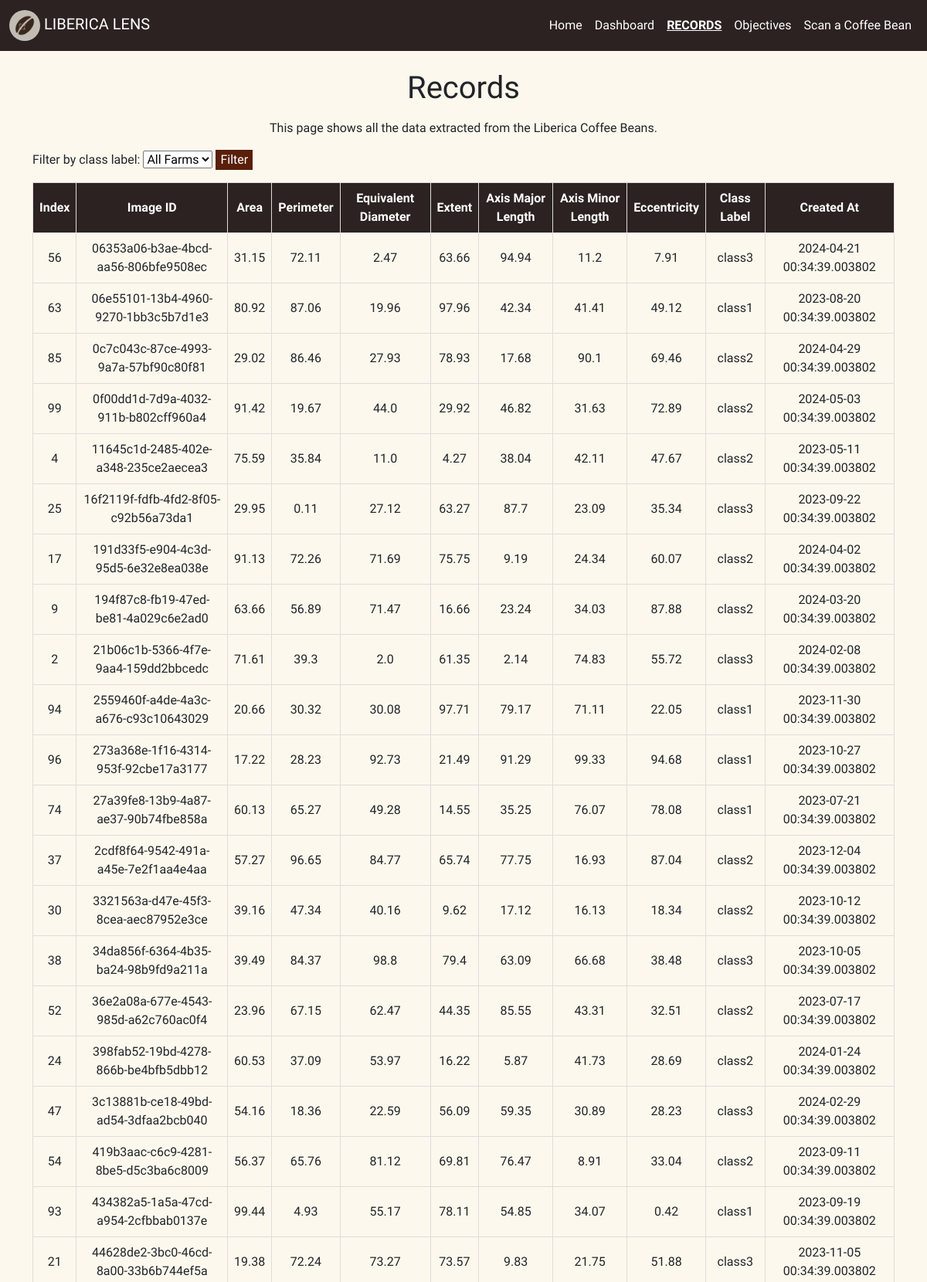
/records?page=1&sort_by=image_id&sort_order=asc (upper part), run on the app's committed database.
### app.py (models this page shows)
class LibericaBeanMetadata(db.Model):
    id = db.Column(db.Integer, primary_key=True)
    filepath = db.Column(db.String)
    image_id = db.Column(db.String)
    area = db.Column(db.Float)
    perimeter = db.Column(db.Float)
    equivalent_diameter = db.Column(db.Float)
    extent = db.Column(db.Float)
    mean_intensity = db.Column(db.Float)
    solidity = db.Column(db.Float)
    convex_area = db.Column(db.Float)
    axis_major_length = db.Column(db.Float)
    axis_minor_length = db.Column(db.Float)
    eccentricity = db.Column(db.Float)
    class_label = db.Column(db.String)
    created_at = db.Column(db.DateTime(timezone=True), default=get_current_timestamp)

### app.py (the view)
@app.route('/records')
def records():
    data = LibericaBeanMetadata.query.all()
    page_size = 100
    page = int(request.args.get('page', 1))  # get the current page from the query string
    sort_by = request.args.get('sort_by', 'id')  # get the column to sort by
    sort_order = request.args.get('sort_order', 'asc')  # get the sort order (asc or desc)
    class_label = request.args.get('class_label')  # get the class label for filtering
    class_labels = set(d.class_label for d in data)
    if class_label:
        data = [d for d in data if d.class_label == class_label]
    total_pages = math.ceil(len(data) / page_size)
    start = (page - 1) * page_size
    end = start + page_size
    paginated_data = data[start:end]
    if sort_by and sort_order:
        if sort_order == 'asc':
            paginated_data = sorted(paginated_data, key=lambda x: getattr(x, sort_by))
        else:
            paginated_data = sorted(paginated_data, key=lambda x: getattr(x, sort_by), reverse=True)
    return render_template('records.html', data=paginated_data, page=page, total_pages=total_pages, sort_by=sort_by, sort_order=sort_order, class_labels=class_labels, class_label=class_label)

### templates/records.html (shortened to what this page needs)
<!DOCTYPE html>
<html lang="en">
  <head>
    <link
      href="https://cdn.jsdelivr.net/npm/bootstrap@5.3.2/dist/css/bootstrap.min.css"
      rel="stylesheet"
    />
    <link
      rel="stylesheet"
      href="https://cdnjs.cloudflare.com/ajax/libs/twitter-bootstrap/5.3.0/css/bootstrap.min.css"
    />
    <link
      rel="stylesheet"
      href="https://cdn.datatables.net/2.0.5/css/dataTables.bootstrap5.css"
    />
    <link
      rel="stylesheet"
      type="text/css"
      href="{{ url_for('static', filename='CSS/style.css') }}"
    />
  </head>
  <body>
    <header>
      <nav class="navbar navbar-expand-lg">
        <div class="container-fluid">
          <a class="navbar-brand text-uppercase" href="/">
            <img
              src="{{ url_for('static', filename='IMG/liberica_lens_icon.png') }}"
              alt="Logo"
              width="30"
              height="24"
            />
            Liberica Lens
          </a>
          <div class="collapse navbar-collapse" id="navbar-menu">
            <ul class="navbar-nav ms-auto mb-2 mb-lg-0">
              <li class="nav-item">
                <a class="nav-link" href="/">Home</a>
              </li>
              <li class="nav-item">
                <a class="nav-link" href="/dashboard">Dashboard</a>
              </li>
              <li class="nav-item">
                <a class="nav-link active text-uppercase" href="/records"
                  >Records</a
                >
              </li>
              <li class="nav-item">
                <a class="nav-link" href="/objectives">Objectives</a>
              </li>
              <li class="nav-item">
                <a class="nav-link" href="/scan">Scan a Coffee Bean</a>
              </li>
            </ul>
          </div>
        </div>
      </nav>
    </header>
    <main>
      <div class="container mt-4">
        <h1 class="text-center mb-3">Records</h1>
        <div class="container">
          <p class="text-center">
            This page shows all the data extracted from the Liberica Coffee
            Beans.
          </p>
        </div>
        <form action="/records" method="get">
          <label for="class_label">Filter by class label:</label>
          <select id="class_label" name="class_label">
            <option value="">All Farms</option>
          </select>
          <button class="filter-button mb-3 " type="submit">Filter</button>
        </form>
        <div class="container-records">
          <table id="myTable">
            <thead>
              <tr>
                <th class="text-center">
                  <a
                    href="{{ url_for('records', page=page, sort_by='id', sort_order='asc' if sort_by!= 'id' or sort_order!= 'asc' else 'desc', class_label=class_label) }}"
                    style="text-decoration: none; color: white"
                    >Index</a
                  >
                </th>
                <th class="text-center">
                  <a
                    href="{{ url_for('records', page=page, sort_by='image_id', sort_order='asc' if sort_by!= 'image_id' or sort_order!= 'asc' else 'desc', class_label=class_label) }}"
                    style="text-decoration: none; color: white"
                    >Image ID</a
                  >
                </th>
                <th class="text-center">
                  <a
                    href="{{ url_for('records', page=page, sort_by='area', sort_order='asc' if sort_by!= 'area' or sort_order!= 'asc' else 'desc', class_label=class_label) }}"
                    style="text-decoration: none; color: white"
                    >Area</a
                  >
                </th>
                <th class="text-center">
                  <a
                    href="{{ url_for('records',page=page, sort_by='perimeter', sort_order='asc' if sort_by!= 'perimeter' or sort_order!= 'asc' else 'desc', class_label=class_label) }}"
                    style="text-decoration: none; color: white"
                    >Perimeter</a
                  >
                </th>
                <th class="text-center">
                  <a
                    href="{{ url_for('records', page=page, sort_by='equivalent_diameter', sort_order='asc' if sort_by!= 'equivalent_diameter' or sort_order!= 'asc' else 'desc', class_label=class_label) }}"
                    style="text-decoration: none; color: white"
                    >Equivalent Diameter</a
                  >
                </th>
                <th class="text-center">
                  <a
                    href="{{ url_for('records', page=page, sort_by='extent', sort_order='asc' if sort_by!= 'extent' or sort_order!= 'asc' else 'desc', class_label=class_label) }}"
                    style="text-decoration: none; color: white"
                    >Extent</a
                  >
                </th>
                <th class="text-center">
                  <a
                    href="{{ url_for('records', page=page, sort_by='axis_major_length', sort_order='asc' if sort_by!= 'axis_major_length' or sort_order!= 'asc' else 'desc', class_label=class_label) }}"
                    style="text-decoration: none; color: white"
                    >Axis Major Length</a
                  >
                </th>
                <th class="text-center">
                  <a
                    href="{{ url_for('records', page=page, sort_by='axis_minor_length', sort_order='asc' if sort_by!= 'axis_minor_length' or sort_order!= 'asc' else 'desc', class_label=class_label) }}"
                    style="text-decoration: none; color: white"
                    >Axis Minor Length</a
                  >
                </th>
                <th class="text-center">
                  <a
                    href="{{ url_for('records', page=page, sort_by='eccentricity', sort_order='asc' if sort_by!= 'eccentricity' or sort_order!= 'asc' else 'desc', class_label=class_label) }}"
                    style="text-decoration: none; color: white"
                    >Eccentricity</a
                  >
                </th>
                <th class="text-center">
                  <a
                    href="{{ url_for('records', page=page, sort_by='class_label', sort_order='asc' if sort_by!= 'class_label' or sort_order!= 'asc' else 'desc', class_label=class_label) }}"
                    style="text-decoration: none; color: white"
                    >Class Label</a
                  >
                </th>
                <th class="text-center">
                  <a
                    href="{{ url_for('records', page=page, sort_by='created_at', sort_order='asc' if sort_by!= 'created_at' or sort_order!= 'asc' else 'desc', class_label=class_label) }}"
                    style="text-decoration: none; color: white"
                    >Created At</a
                  >
                </th>
              </tr>
            </thead>
            <tbody>
              {% for row in data %}
              <tr>
                <td class="text-center">{{ row.id }}</td>
                <td class="text-center">{{ row.image_id }}</td>
                <td class="text-center">{{ row.area | round(2) }}</td>
                <td class="text-center">{{ row.perimeter | round(2) }}</td>
                <td class="text-center">
                  {{ row.equivalent_diameter | round(2) }}
                </td>
                <td class="text-center">{{ row.extent | round(2) }}</td>
                <td class="text-center">
                  {{ row.axis_major_length | round(2) }}
                </td>
                <td class="text-center">
                  {{ row.axis_minor_length | round(2) }}
                </td>
                <td class="text-center">{{ row.eccentricity | round(2) }}</td>
                <td class="text-center">{{ row.class_label }}</td>
                <td class="text-center">{{ row.created_at }}</td>
              </tr>
              {% endfor %}
            </tbody>
          </table>
        </div>
      </div>
    </main>
  </body>
</html>

### static/CSS/style.css (style rules this page uses)
body { background-color: #fdf8ed; font-family: "Signika", sans-serif; }
.navbar { background-color: #2c2221; }
.navbar-brand img { width: 40px; height: 40px; border-radius: 50%; }
.navbar-brand { color: #fff; }
.navbar-nav .nav-link { color: #fff; }
.navbar-nav .nav-link.active { text-decoration: underline; font-weight: bolder; color: #fff; }
.collapse .navbar-nav .nav-item a { text-align: center; }
th { text-align: left; vertical-align: middle; padding: 0.75rem; }
td { vertical-align: middle; padding: 0.75rem; border-top: 1px solid #dee2e6; }
table { border-collapse: collapse; width: 100%; }
th, td { border: 1px solid #ddd; padding: 8px; text-align: left; }
th { background-color: #2c2221; color: white; }
.filter-button { background-color: #591f0b; color: #ffffff; border: none; font-size: 16px; cursor: pointer; }

### data on the page
LibericaBeanMetadata: id "56", image_id "06353a06-b3ae-4bcd-aa56-806bfe9508ec", area "31.15", perimeter "72.11", equivalent_diameter "2.47", extent "63.66", axis_major_length "94.94", axis_minor_length "11.2", eccentricity "7.91", class_label "class3", created_at "2024-04-21 00:34:39.003802"
LibericaBeanMetadata: id "63", image_id "06e55101-13b4-4960-9270-1bb3c5b7d1e3", area "80.92", perimeter "87.06", equivalent_diameter "19.96", extent "97.96", axis_major_length "42.34", axis_minor_length "41.41", eccentricity "49.12", class_label "class1", created_at "2023-08-20 00:34:39.003802"
LibericaBeanMetadata: id "85", image_id "0c7c043c-87ce-4993-9a7a-57bf90c80f81", area "29.02", perimeter "86.46", equivalent_diameter "27.93", extent "78.93", axis_major_length "17.68", axis_minor_length "90.1", eccentricity "69.46", class_label "class2", created_at "2024-04-29 00:34:39.003802"
LibericaBeanMetadata: id "99", image_id "0f00dd1d-7d9a-4032-911b-b802cff960a4", area "91.42", perimeter "19.67", equivalent_diameter "44.0", extent "29.92", axis_major_length "46.82", axis_minor_length "31.63", eccentricity "72.89", class_label "class2", created_at "2024-05-03 00:34:39.003802"
LibericaBeanMetadata: id "4", image_id "11645c1d-2485-402e-a348-235ce2aecea3", area "75.59", perimeter "35.84", equivalent_diameter "11.0", extent "4.27", axis_major_length "38.04", axis_minor_length "42.11", eccentricity "47.67", class_label "class2", created_at "2023-05-11 00:34:39.003802"
LibericaBeanMetadata: id "25", image_id "16f2119f-fdfb-4fd2-8f05-c92b56a73da1", area "29.95", perimeter "0.11", equivalent_diameter "27.12", extent "63.27", axis_major_length "87.7", axis_minor_length "23.09", eccentricity "35.34", class_label "class3", created_at "2023-09-22 00:34:39.003802"
LibericaBeanMetadata: id "17", image_id "191d33f5-e904-4c3d-95d5-6e32e8ea038e", area "91.13", perimeter "72.26", equivalent_diameter "71.69", extent "75.75", axis_major_length "9.19", axis_minor_length "24.34", eccentricity "60.07", class_label "class2", created_at "2024-04-02 00:34:39.003802"
LibericaBeanMetadata: id "9", image_id "194f87c8-fb19-47ed-be81-4a029c6e2ad0", area "63.66", perimeter "56.89", equivalent_diameter "71.47", extent "16.66", axis_major_length "23.24", axis_minor_length "34.03", eccentricity "87.88", class_label "class2", created_at "2024-03-20 00:34:39.003802"
LibericaBeanMetadata: id "2", image_id "21b06c1b-5366-4f7e-9aa4-159dd2bbcedc", area "71.61", perimeter "39.3", equivalent_diameter "2.0", extent "61.35", axis_major_length "2.14", axis_minor_length "74.83", eccentricity "55.72", class_label "class3", created_at "2024-02-08 00:34:39.003802"
LibericaBeanMetadata: id "94", image_id "2559460f-a4de-4a3c-a676-c93c10643029", area "20.66", perimeter "30.32", equivalent_diameter "30.08", extent "97.71", axis_major_length "79.17", axis_minor_length "71.11", eccentricity "22.05", class_label "class1", created_at "2023-11-30 00:34:39.003802"
LibericaBeanMetadata: id "96", image_id "273a368e-1f16-4314-953f-92cbe17a3177", area "17.22", perimeter "28.23", equivalent_diameter "92.73", extent "21.49", axis_major_length "91.29", axis_minor_length "99.33", eccentricity "94.68", class_label "class1", created_at "2023-10-27 00:34:39.003802"
LibericaBeanMetadata: id "74", image_id "27a39fe8-13b9-4a87-ae37-90b74fbe858a", area "60.13", perimeter "65.27", equivalent_diameter "49.28", extent "14.55", axis_major_length "35.25", axis_minor_length "76.07", eccentricity "78.08", class_label "class1", created_at "2023-07-21 00:34:39.003802"
LibericaBeanMetadata: id "37", image_id "2cdf8f64-9542-491a-a45e-7e2f1aa4e4aa", area "57.27", perimeter "96.65", equivalent_diameter "84.77", extent "65.74", axis_major_length "77.75", axis_minor_length "16.93", eccentricity "87.04", class_label "class2", created_at "2023-12-04 00:34:39.003802"
LibericaBeanMetadata: id "30", image_id "3321563a-d47e-45f3-8cea-aec87952e3ce", area "39.16", perimeter "47.34", equivalent_diameter "40.16", extent "9.62", axis_major_length "17.12", axis_minor_length "16.13", eccentricity "18.34", class_label "class2", created_at "2023-10-12 00:34:39.003802"
LibericaBeanMetadata: id "38", image_id "34da856f-6364-4b35-ba24-98b9fd9a211a", area "39.49", perimeter "84.37", equivalent_diameter "98.8", extent "79.4", axis_major_length "63.09", axis_minor_length "66.68", eccentricity "38.48", class_label "class3", created_at "2023-10-05 00:34:39.003802"
LibericaBeanMetadata: id "52", image_id "36e2a08a-677e-4543-985d-a62c760ac0f4", area "23.96", perimeter "67.15", equivalent_diameter "62.47", extent "44.35", axis_major_length "85.55", axis_minor_length "43.31", eccentricity "32.51", class_label "class2", created_at "2023-07-17 00:34:39.003802"
LibericaBeanMetadata: id "24", image_id "398fab52-19bd-4278-866b-be4bfb5dbb12", area "60.53", perimeter "37.09", equivalent_diameter "53.97", extent "16.22", axis_major_length "5.87", axis_minor_length "41.73", eccentricity "28.69", class_label "class2", created_at "2024-01-24 00:34:39.003802"
LibericaBeanMetadata: id "47", image_id "3c13881b-ce18-49bd-ad54-3dfaa2bcb040", area "54.16", perimeter "18.36", equivalent_diameter "22.59", extent "56.09", axis_major_length "59.35", axis_minor_length "30.89", eccentricity "28.23", class_label "class3", created_at "2024-02-29 00:34:39.003802"
LibericaBeanMetadata: id "54", image_id "419b3aac-c6c9-4281-8be5-d5c3ba6c8009", area "56.37", perimeter "65.76", equivalent_diameter "81.12", extent "69.81", axis_major_length "76.47", axis_minor_length "8.91", eccentricity "33.04", class_label "class2", created_at "2023-09-11 00:34:39.003802"
LibericaBeanMetadata: id "93", image_id "434382a5-1a5a-47cd-a954-2cfbbab0137e", area "99.44", perimeter "4.93", equivalent_diameter "55.17", extent "78.11", axis_major_length "54.85", axis_minor_length "34.07", eccentricity "0.42", class_label "class1", created_at "2023-09-19 00:34:39.003802"
LibericaBeanMetadata: id "21", image_id "44628de2-3bc0-46cd-8a00-33b6b744ef5a", area "19.38", perimeter "72.24", equivalent_diameter "73.27", extent "73.57", axis_major_length "9.83", axis_minor_length "21.75", eccentricity "51.88", class_label "class3", created_at "2023-11-05 00:34:39.003802"
